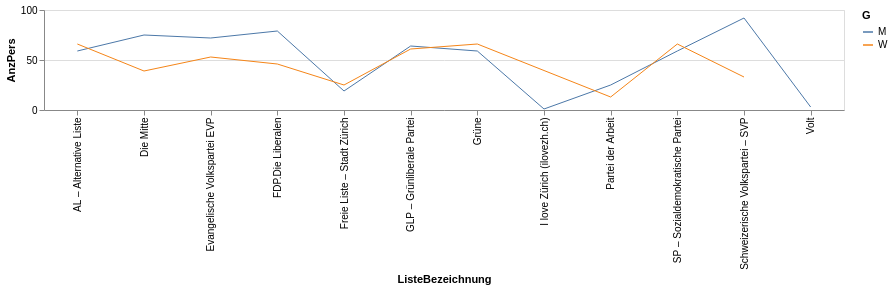

This figure's notebook cell:
### Markdown cell above
#### Altair-Liniengrafik

[Link](https://altair-viz.github.io/gallery/multiline_highlight.html)

### Code cell
alt.Chart(test.reset_index()).mark_line(strokeWidth=1).encode(
    x='ListeBezeichnung',
    y='AnzPers',
    color='G',
    tooltip=['AnzPers','G', 'ListeBezeichnung']  
).properties(width=800, height=100).interactive()

### Figure 1 — Vega-Lite specification as saved in the notebook (floating-point values rounded to 4 significant figures)
{"config": {"view": {"continuousWidth": 400, "continuousHeight": 300}}, "data": {"name": "data-f8d75f5983ec23714d7ec46b6b47b05d"}, "mark": {"type": "line", "strokeWidth": 1}, "encoding": {"color": {"type": "nominal", "field": "G"}, "tooltip": [{"type": "quantitative", "field": "AnzPers"}, {"type": "nominal", "field": "G"}, {"type": "nominal", "field": "ListeBezeichnung"}], "x": {"type": "nominal", "field": "ListeBezeichnung"}, "y": {"type": "quantitative", "field": "AnzPers"}}, "height": 100, "selection": {"selector001": {"type": "interval", "bind": "scales", "encodings": ["x", "y"]}}, "width": 800, "$schema": "https://vega.github.io/schema/vega-lite/v4.8.1.json", "datasets": {"data-f8d75f5983ec23714d7ec46b6b47b05d": [{"index": 0, "ListeBezeichnung": "AL – Alternative Liste", "G": "M", "AnzPers": 59}, {"index": 1, "ListeBezeichnung": "AL – Alternative Liste", "G": "W", "AnzPers": 66}, {"index": 2, "ListeBezeichnung": "Die Mitte", "G": "M", "AnzPers": 75}, {"index": 3, "ListeBezeichnung": "Die Mitte", "G": "W", "AnzPers": 39}, {"index": 4, "ListeBezeichnung": "Evangelische Volkspartei EVP", "G": "M", "AnzPers": 72}, {"index": 5, "ListeBezeichnung": "Evangelische Volkspartei EVP", "G": "W", "AnzPers": 53}, {"index": 6, "ListeBezeichnung": "FDP.Die Liberalen", "G": "M", "AnzPers": 79}, {"index": 7, "ListeBezeichnung": "FDP.Die Liberalen", "G": "W", "AnzPers": 46}, {"index": 8, "ListeBezeichnung": "Freie Liste – Stadt Zürich", "G": "M", "AnzPers": 19}, {"index": 9, "ListeBezeichnung": "Freie Liste – Stadt Zürich", "G": "W", "AnzPers": 25}, {"index": 10, "ListeBezeichnung": "GLP – Grünliberale Partei", "G": "M", "AnzPers": 64}, {"index": 11, "ListeBezeichnung": "GLP – Grünliberale Partei", "G": "W", "AnzPers": 61}, {"index": 12, "ListeBezeichnung": "Grüne", "G": "M", "AnzPers": 59}, {"index": 13, "ListeBezeichnung": "Grüne", "G": "W", "AnzPers": 66}, {"index": 14, "ListeBezeichnung": "I love Zürich (ilovezh.ch)", "G": "M", "AnzPers": 1}, {"index": 15, "ListeBezeichnung": "Partei der Arbeit", "G": "M", "AnzPers": 25}, {"index": 16, "ListeBezeichnung": "Partei der Arbeit", "G": "W", "AnzPers": 13}, {"index": 17, "ListeBezeichnung": "SP – Sozialdemokratische Partei", "G": "M", "AnzPers": 59}, {"index": 18, "ListeBezeichnung": "SP – Sozialdemokratische Partei", "G": "W", "AnzPers": 66}, {"index": 19, "ListeBezeichnung": "Schweizerische Volkspartei – SVP", "G": "M", "AnzPers": 92}, {"index": 20, "ListeBezeichnung": "Schweizerische Volkspartei – SVP", "G": "W", "AnzPers": 33}, {"index": 21, "ListeBezeichnung": "Volt", "G": "M", "AnzPers": 3}]}}
